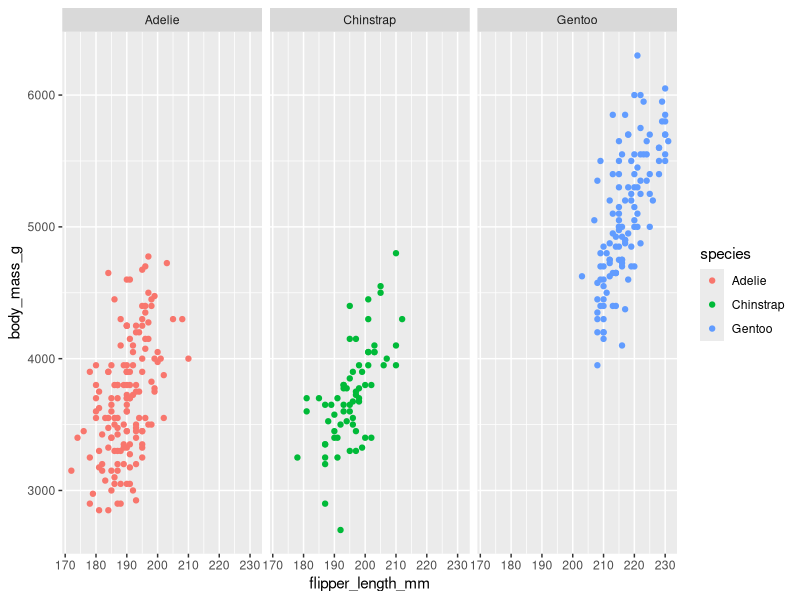
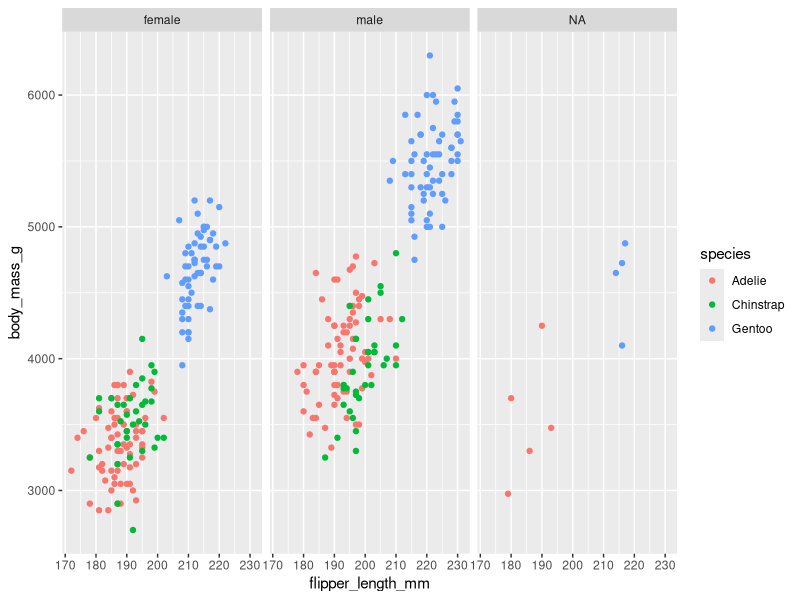
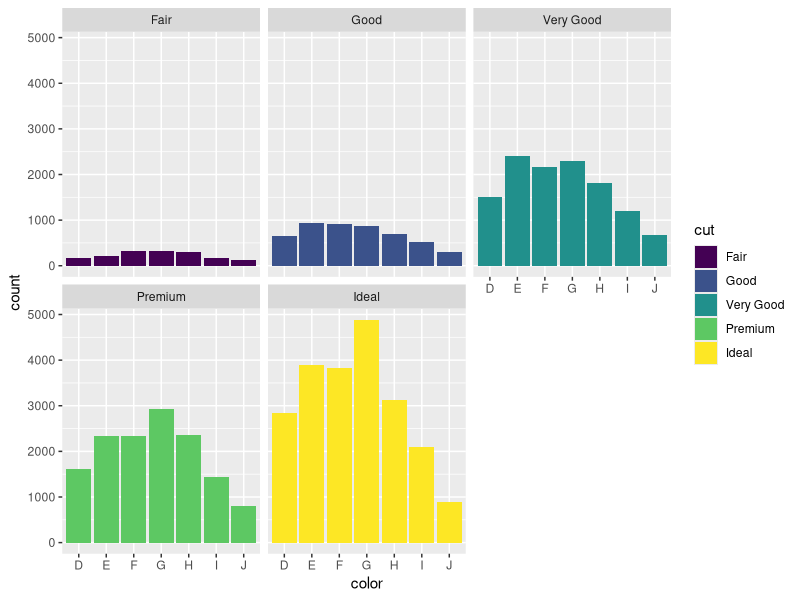

Recreate these plots in R, in order.
library(tidyverse)
library(palmerpenguins)

# Load the data
ggplot(data = penguins, aes(x =flipper_length_mm,y=body_mass_g)) +
  geom_point(aes(color=species))+
  facet_wrap(~species)

ggplot(data = penguins, aes(x =flipper_length_mm,y=body_mass_g)) +
  geom_point(aes(color=species))+
  facet_grid(~sex)

ggplot(data = diamonds) +
  geom_bar(mapping = aes(x = color, fill = cut)) +
  facet_wrap(~cut)
